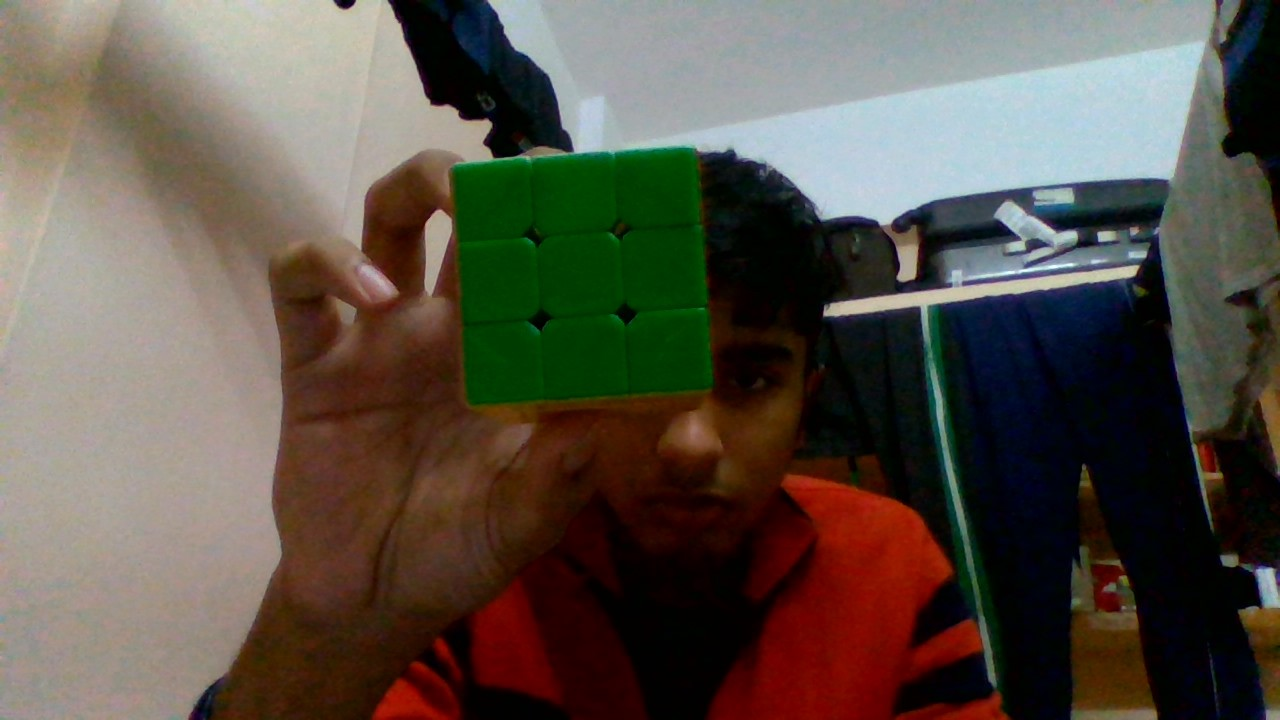
#> input picture testimages/cube.jpg, 1280 x 720 px, given in place of the camera
$ python houghlines.py
#> lines starting #> are read from the running program, lines starting #| are printed output that depends on the picture; after the words box and inside, x2 and y2 are one past the last pixel; in counts of white or black regions, pixels touching at a corner belong together
import cv2
import numpy as np
PI=np.pi
def nothing(x):
    pass
def findCube(croppedImage,horizontalLines,verticalLines,sideThreshold=0.1):
    #print(horizontalLines.shape)
    horRange=max(horizontalLines[:,0])-min(horizontalLines[:,0])
    verRange=max(verticalLines[:,0])-min(verticalLines[:,0])

    if 0.9*verRange<=horRange<=1.1*verRange:
        return [[min(verticalLines[:,0]),max(verticalLines[:,0])],[min(horizontalLines[:,0]),max(horizontalLines[:,0])]]
    return []
def removeLines(lines,angleDeviation=0.1):
    newlines=[]
    if lines is not None:
        for line in lines:
            newlines.append(line[0])
        newlines=np.array(newlines)
        #print("in",newlines)
        newlines=newlines[np.logical_or(np.logical_or(newlines[:,1]<angleDeviation,newlines[:,1]>PI-angleDeviation),np.logical_and(newlines[:,1]>PI/2-angleDeviation,newlines[:,1]<PI/2+angleDeviation))]
        horizontalLines=newlines[np.logical_or(newlines[:,1]<angleDeviation,newlines[:,1]>PI-angleDeviation)]
        verticalLines=newlines[np.logical_and(newlines[:,1]>PI/2-angleDeviation,newlines[:,1]<PI/2+angleDeviation)]
        return newlines,horizontalLines,verticalLines
    return np.array([]),np.array([]),np.array([])
cv2.namedWindow('result')
cv2.createTrackbar('cannymin', 'result',210,700,nothing)
cv2.createTrackbar('cannymax', 'result',272,700,nothing)
cv2.createTrackbar('threshold', 'result',114,300,nothing)

cap=cv2.VideoCapture(0)
_,frame=cap.read()
#> frame is the input picture: shape (720, 1280, 3); mean B, G, R 72.1, 82, 90.2
height,width,_=frame.shape
#> height = 720; width = 1280


square_size_factor=0.7#fraction of height of image that square occupies
square_x1=int((width-((square_size_factor)*height))/2)#coordinate calculation for square corners
#> square_x1 = 388
square_x2=int((width+((square_size_factor)*height))/2)
#> square_x2 = 892


square_y1=int(((1-square_size_factor)/2)*height)
#> square_y1 = 108
square_y2=int(((1+square_size_factor)/2)*height)
#> square_y2 = 612
while(1):
    _,img=cap.read()
    cv2.imshow("feed",img)

    #img = cv2.imread('cube7.jpg')
    cv2.rectangle(img, (square_x1, square_y1), (square_x2, square_y2), (255,0,0), 2)#cube should be placed within this square
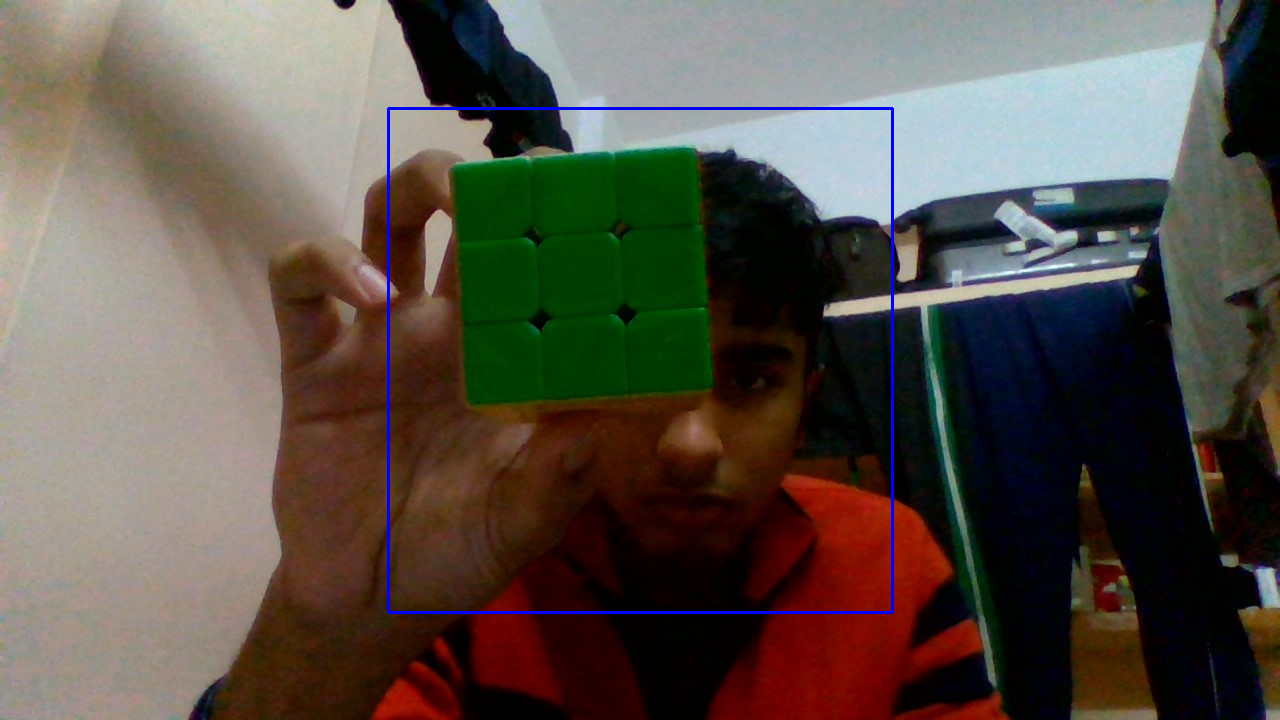
#> img: shape (720, 1280, 3); 0.66% of pixels changed, all inside (x1, y1, x2, y2) = (387, 107, 894, 614)
    img=img[square_y1:square_y2,square_x1:square_x2]#image of cube only
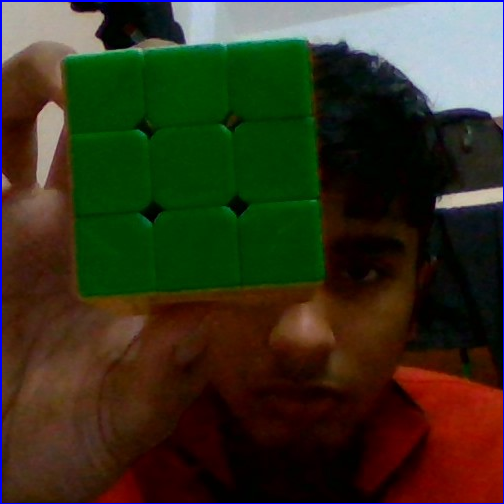
#> img: shape (504, 504, 3); mean B, G, R 31.2, 50, 53.3


    gray = cv2.cvtColor(img,cv2.COLOR_BGR2GRAY)
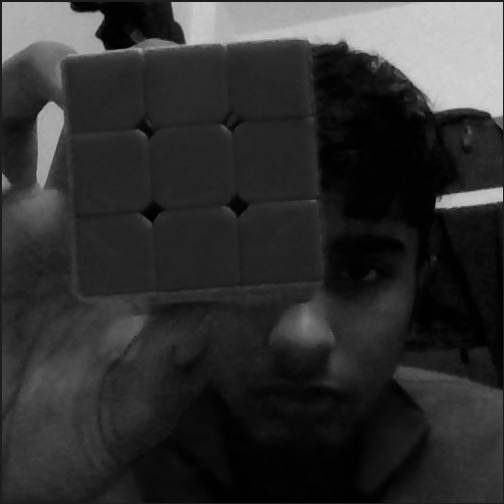
#> gray: shape (504, 504); min 0, max 212, mean 48.8
    cannymin = cv2.getTrackbarPos('cannymin','result')
    cannymax = cv2.getTrackbarPos('cannymax','result')
    threshold = cv2.getTrackbarPos('threshold','result')

    edges = cv2.Canny(gray,cannymin,cannymax)
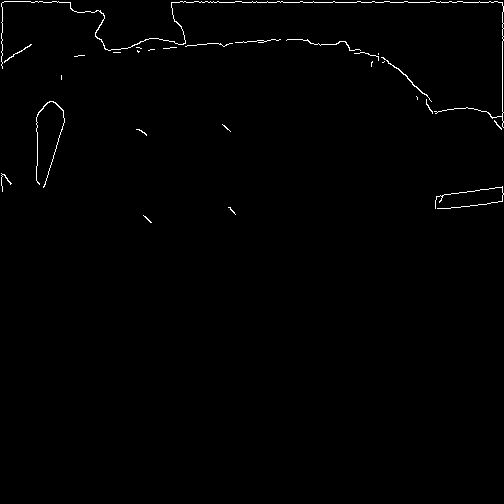
#> edges: shape (504, 504); 0.72% white in thin lines or dots, all inside (x1, y1, x2, y2) = (1, 1, 504, 223)
    kernel = np.ones((3, 3), np.uint8)
    edges = cv2.dilate(edges, kernel, iterations=1)
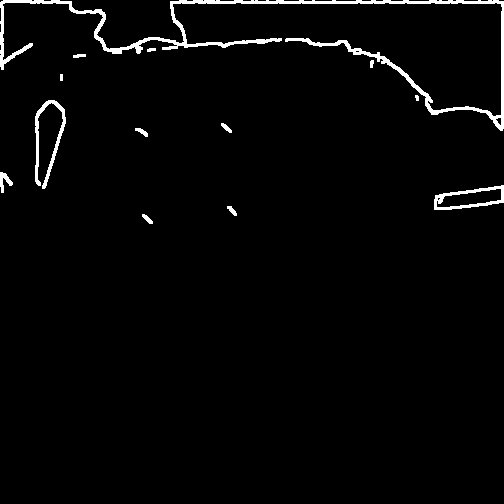
#> edges: shape (504, 504); 2.4% white; 13 white regions, largest, box (x1, y1, x2, y2) and area: (0, 0, 504, 131) 4356, (35, 100, 66, 189) 662, (434, 185, 504, 210) 542
    cv2.imshow("canny",edges)
    #lines = cv2.HoughLines(edges,rho=0.5,theta=np.pi/80,threshold=90)
    lines = cv2.HoughLines(edges,rho=0.5,theta=np.pi/80,threshold=threshold)
#> lines = [[2, 1.57], [1, 1.57], [3, 1.57], [0, 1.57], [502, 0], [503, 0], [501, 0], [43, 1.57], [44, 1.57], [40, 1.57], [42, 1.57]]
    lines,horizontalLines,verticalLines=removeLines(lines)
#> the loop in removeLines, `for line in lines:` made 11 passes
#> after the loop in removeLines, `for line in lines:`: newlines has the same summary as lines outside removeLines
#> in removeLines, `horizontalLines=newlines[np.logical_or(newlines[:,1]<angleDeviation,ne..`: horizontalLines = [[502, 0], [503, 0], [501, 0]]
#> in removeLines, `verticalLines=newlines[np.logical_and(newlines[:,1]>PI/2-angleDeviatio..`: verticalLines = [[2, 1.57], [1, 1.57], [3, 1.57], [0, 1.57], [43, 1.57], [44, 1.57], [40, 1.57], [42, 1.57]]
#> horizontalLines = [[502, 0], [503, 0], [501, 0]]


    if horizontalLines.size!=0 and verticalLines.size!=0:
        if findCube(img,horizontalLines,verticalLines)!=[]:
#> in findCube, `horRange=max(horizontalLines[:,0])-min(horizontalLines[:,0])`: horRange = 2
#> in findCube, `verRange=max(verticalLines[:,0])-min(verticalLines[:,0])`: verRange = 44
            cubeCoords=findCube(img,horizontalLines,verticalLines)
            print(cubeCoords)
            cv2.imshow("cube",img[int(cubeCoords[1][0]):int(cubeCoords[1][1]),int(cubeCoords[0][0]):int(cubeCoords[0][1])])
        for line in lines:
            rho=line[0]
            theta=line[1]

            a = np.cos(theta)
            b = np.sin(theta)
            x0 = a*rho
            y0 = b*rho
            x1 = int(x0 + 1000*(-b))
            y1 = int(y0 + 1000*(a))
            x2 = int(x0 - 1000*(-b))
            y2 = int(y0 - 1000*(a))

            cv2.line(img,(x1,y1),(x2,y2),(0,0,255),2)
#> this loop made 11 passes
#> (rho, theta, a, b, x0, y0, x1, y1) on passes 1, 3, 4, 5, 6, 7, 8, 9, 10, 11: (2, 1.57, -4.37e-08, 1, -8.74e-08, 2, -1000, 1), (3, 1.57, -4.37e-08, 1, -1.31e-07, 3, -1000, 2), (0, 1.57, -4.37e-08, 1, 0, 0, -1000, 0), (502, 0, 1, 0, 502, 0, 502, 1000), (503, 0, 1, 0, 503, 0, 503, 1000), (501, 0, 1, 0, 501, 0, 501, 1000), (43, 1.57, -4.37e-08, 1, -1.88e-06, 43, -1000, 42), (44, 1.57, -4.37e-08, 1, -1.92e-06, 44, -1000, 43), (40, 1.57, -4.37e-08, 1, -1.75e-06, 40, -1000, 39), (42, 1.57, -4.37e-08, 1, -1.84e-06, 42, -1000, 41)
#> (rho, theta, b, x0, y0, x1, y1, x2) on pass 2: (1, 1.57, 1, -4.37e-08, 1, -1000, 0, 999)
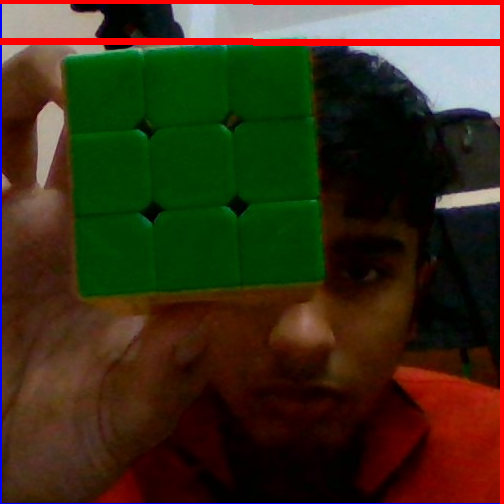
#> img: shape (504, 504, 3); 3.06% of pixels changed, all inside (x1, y1, x2, y2) = (0, 0, 504, 504)

    cv2.imshow('result',img)
    k = cv2.waitKey(5) & 0xFF
#> (key Esc is pressed here)
    if k == 27:
        break
cap.release()
cv2.destroyAllWindows()

$ run again, on testimages/houghlines3.jpg
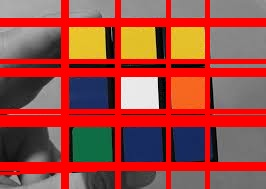
#> input picture testimages/houghlines3.jpg, 266 x 189 px, given in place of the camera
#> frame is the input picture: shape (189, 266, 3); mean B, G, R 65.2, 73.9, 158.2
#> `edges = cv2.Canny(gray,cannymin,cannymax)`:
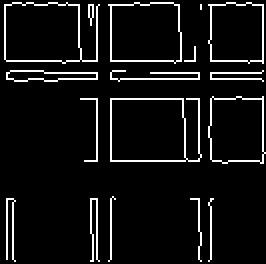
#> edges: shape (132, 133) (shown 2 times larger); 7.1% white in thin lines or dots
#> `edges = cv2.dilate(edges, kernel, iterations=1)`:
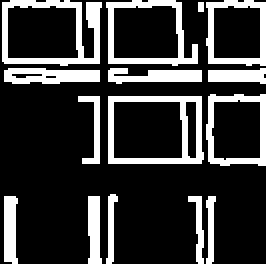
#> edges: shape (132, 133) (shown 2 times larger); 22.2% white; 15 white regions (1 under 20 px), largest, box (x1, y1, x2, y2) and area: (1, 0, 51, 33) 572, (54, 48, 102, 82) 541, (53, 0, 99, 33) 433
#> lines = [[39, 1.57], [40, 1.57], [29, 1.57], [30, 1.57], [31, 1.57], [1, 1.57], [2, 1.57]]
#> the loop in removeLines, `for line in lines:` made 7 passes
#> after the loop in removeLines, `for line in lines:`: newlines has the same summary as lines outside removeLines
#> in removeLines, `horizontalLines=newlines[np.logical_or(newlines[:,1]<angleDeviation,ne..`: horizontalLines = empty array
#> in removeLines, `verticalLines=newlines[np.logical_and(newlines[:,1]>PI/2-angleDeviatio..`: verticalLines has the same summary as lines outside removeLines
#> `lines,horizontalLines,verticalLines=removeLines(lines)`: verticalLines has the same summary as lines

$ run again, on testimages/hsvmap.png
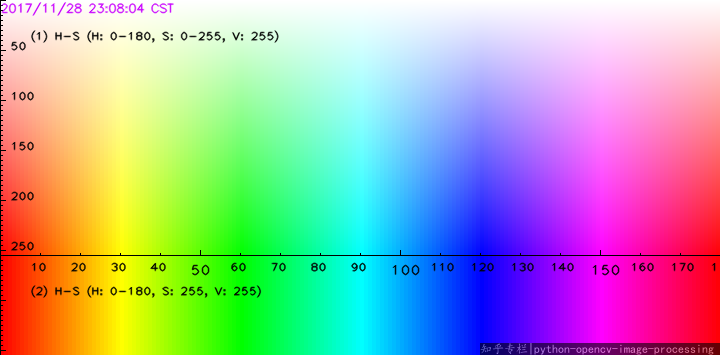
#> input picture testimages/hsvmap.png, 720 x 355 px, given in place of the camera
#> frame is the input picture: shape (355, 720, 3); mean B, G, R 170.7, 171.1, 169.8
#> `edges = cv2.dilate(edges, kernel, iterations=1)`:
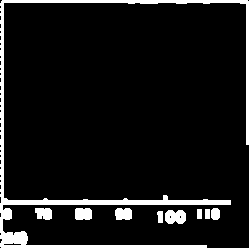
#> edges: shape (248, 249); 8.6% white; 9 white regions, largest, box (x1, y1, x2, y2) and area: (0, 0, 249, 248) 4249, (165, 210, 186, 224) 248, (75, 208, 92, 220) 193
#> lines = 18 rows, first 8: [2, 0], [1, 1.57], [2, 1.57], [0, 1.57], [1, 0], [3, 0], [203, 1.57], [204, 1.57]
#> the loop in removeLines, `for line in lines:` made 18 passes
#> after the loop in removeLines, `for line in lines:`: newlines = [[2, 0], [1, 1.57], [2, 1.57], [0, 1.57], [1, 0], [3, 0], [203, 1.57], [204, 1.57], [200, 1.57], [201, 1.57], [202, 1.57], [245, 1.57], [246, 1.57], [247, 1.57], [246, 0], [247, 0], [0, 0], [248, 0]]
#> in removeLines, `newlines=np.array(newlines)`: newlines has the same summary as lines outside removeLines
#> in removeLines, `horizontalLines=newlines[np.logical_or(newlines[:,1]<angleDeviation,ne..`: horizontalLines = [[2, 0], [1, 0], [3, 0], [246, 0], [247, 0], [0, 0], [248, 0]]
#> in removeLines, `verticalLines=newlines[np.logical_and(newlines[:,1]>PI/2-angleDeviatio..`: verticalLines = [[1, 1.57], [2, 1.57], [0, 1.57], [203, 1.57], [204, 1.57], [200, 1.57], [201, 1.57], [202, 1.57], [245, 1.57], [246, 1.57], [247, 1.57]]
#> horRange = 248
#> verRange = 247
#> cubeCoords = [[0, 247], [0, 248]]
#| [[0.0, 247.0], [0.0, 248.0]]
#> the loop `for line in lines:` made 18 passes
#> (rho, theta, a, b, x0, y0, x1, y1) on passes 1, 3, 4, 5, 6, 7, 8, 9: (2, 0, 1, 0, 2, 0, 2, 1000), (2, 1.57, -4.37e-08, 1, -8.74e-08, 2, -1000, 1), (0, 1.57, -4.37e-08, 1, 0, 0, -1000, 0), (1, 0, 1, 0, 1, 0, 1, 1000), (3, 0, 1, 0, 3, 0, 3, 1000), (203, 1.57, -4.37e-08, 1, -8.87e-06, 203, -1000, 202), (204, 1.57, -4.37e-08, 1, -8.92e-06, 204, -1000, 203), (200, 1.57, -4.37e-08, 1, -8.74e-06, 200, -1000, 199)
#> after the loop `for line in lines:`:
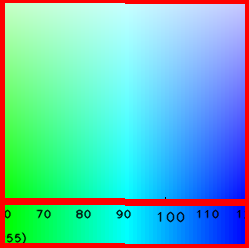
#> img: shape (248, 249, 3); mean B, G, R 190.3, 192.4, 101
